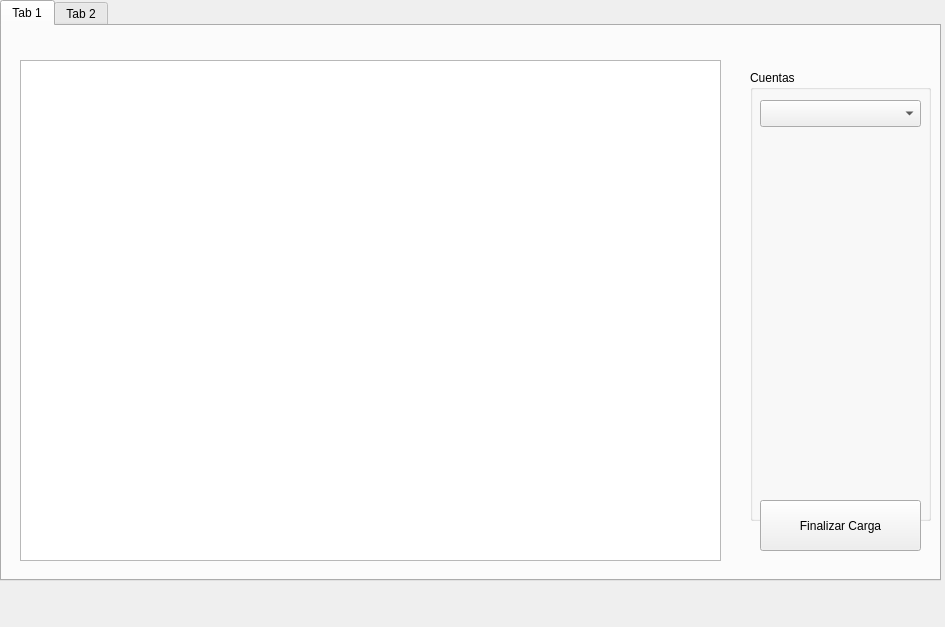
<?xml version="1.0" encoding="UTF-8"?>
<ui version="4.0">
 <class>FormMatrixView</class>
 <widget class="QWidget" name="FormMatrixView">
  <property name="geometry">
   <rect>
    <x>0</x>
    <y>0</y>
    <width>945</width>
    <height>627</height>
   </rect>
  </property>
  <property name="windowTitle">
   <string>MatrixView</string>
  </property>
  <widget class="QTableView" name="tableView">
   <property name="geometry">
    <rect>
     <x>20</x>
     <y>60</y>
     <width>701</width>
     <height>501</height>
    </rect>
   </property>
   <property name="editTriggers">
    <set>QAbstractItemView::DoubleClicked</set>
   </property>
   <property name="showGrid">
    <bool>true</bool>
   </property>
   <attribute name="horizontalHeaderCascadingSectionResizes">
    <bool>false</bool>
   </attribute>
  </widget>
  <widget class="QGroupBox" name="Cuentas">
   <property name="geometry">
    <rect>
     <x>750</x>
     <y>70</y>
     <width>181</width>
     <height>451</height>
    </rect>
   </property>
   <property name="autoFillBackground">
    <bool>false</bool>
   </property>
   <property name="title">
    <string>Cuentas</string>
   </property>
   <property name="flat">
    <bool>false</bool>
   </property>
   <property name="checkable">
    <bool>false</bool>
   </property>
   <widget class="QComboBox" name="comboBox">
    <property name="geometry">
     <rect>
      <x>10</x>
      <y>30</y>
      <width>161</width>
      <height>27</height>
     </rect>
    </property>
   </widget>
   <widget class="QStackedWidget" name="accountsStack">
    <property name="geometry">
     <rect>
      <x>10</x>
      <y>60</y>
      <width>133</width>
      <height>49</height>
     </rect>
    </property>
    <widget class="QWidget" name="page"/>
    <widget class="QWidget" name="page_2"/>
   </widget>
  </widget>
  <widget class="QPushButton" name="loadButton">
   <property name="geometry">
    <rect>
     <x>760</x>
     <y>500</y>
     <width>161</width>
     <height>51</height>
    </rect>
   </property>
   <property name="text">
    <string>Finalizar Carga</string>
   </property>
  </widget>
  <widget class="QTabWidget" name="tabWidget">
   <property name="geometry">
    <rect>
     <x>0</x>
     <y>0</y>
     <width>941</width>
     <height>581</height>
    </rect>
   </property>
   <property name="currentIndex">
    <number>0</number>
   </property>
   <widget class="QWidget" name="tab_3">
    <attribute name="title">
     <string>Tab 1</string>
    </attribute>
   </widget>
   <widget class="QWidget" name="tab_4">
    <attribute name="title">
     <string>Tab 2</string>
    </attribute>
   </widget>
  </widget>
  <zorder>tabWidget</zorder>
  <zorder>tableView</zorder>
  <zorder>Cuentas</zorder>
  <zorder>loadButton</zorder>
 </widget>
 <resources/>
 <connections/>
</ui>
